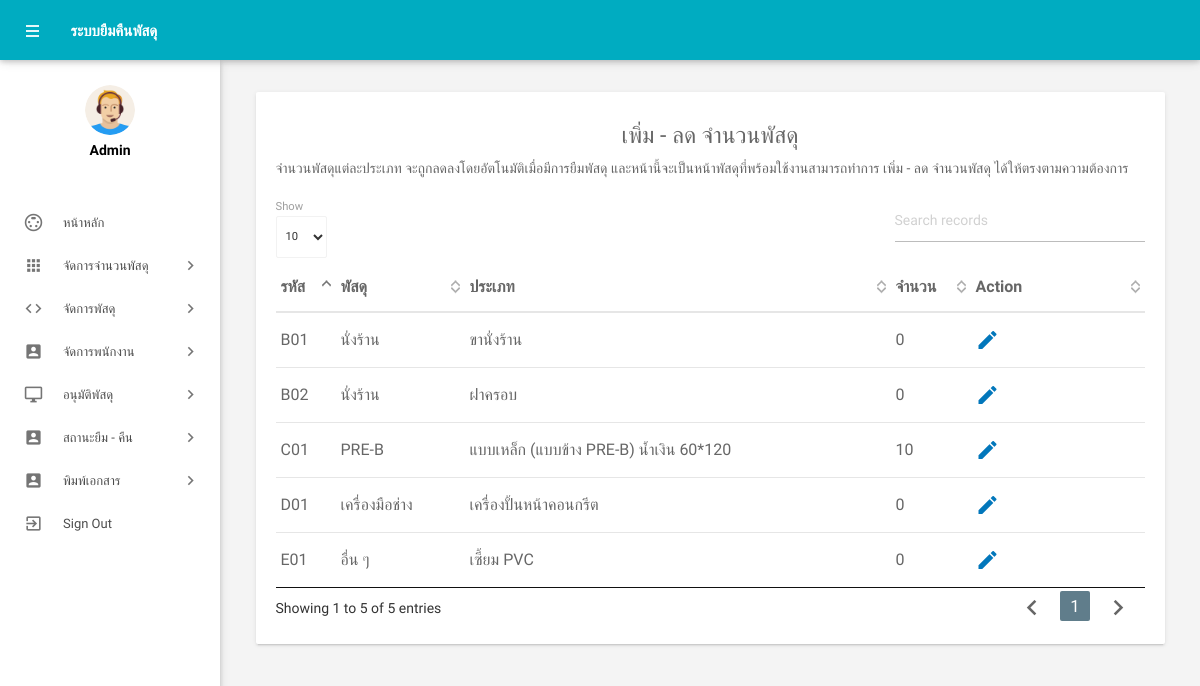
The app's page /admin/addamountpercel.php (signed in) with its own data.
### tables this page shows
CREATE TABLE `tbtypepercel` (
  `TypePercelIdAuto` int(8) NOT NULL,
  `TypePercelId` varchar(15) NOT NULL,
  `TypePercelName` varchar(255) NOT NULL,
  `typePercelAmount` int(11) NOT NULL,
  `PercelIdAuto` int(11) NOT NULL
);

CREATE TABLE `tbpercel` (
  `PercelName` varchar(80) NOT NULL,
  `PercelIdAuto` int(4) NOT NULL,
  `PercelId` varchar(15) NOT NULL
);

### admin/addamountpercel.php (the view, shortened to what this page needs)
<?php
include('includes/config.php');
if (strlen($_SESSION['alogin']) == 0) {
    header('location:index.php');
} else {
?>
    <!DOCTYPE html>
    <html lang="en">
    <head>
        <link type="text/css" rel="stylesheet" href="../assets/plugins/materialize/css/materialize.min.css" />
        <link href="../assets/plugins/material-preloader/css/materialPreloader.min.css" rel="stylesheet">
        <link href="../assets/plugins/datatables/css/jquery.dataTables.min.css" rel="stylesheet">
        <link href="../assets/css/alpha.min.css" rel="stylesheet" type="text/css" />
        <link href="../assets/css/custom.css" rel="stylesheet" type="text/css" />
    </head>
    <body>
        <?php include('includes/header.php'); ?>
        <?php include('includes/sidebar.php'); ?>
        <main class="mn-inner">
            <div class="row">
                <div class="col s12 m12 l12">
                    <div class="card">
                        <div class="card-content">
                            <h5 style="text-align:center;">เพิ่ม - ลด จำนวนพัสดุ</h5>
                            <p style="margin-bottom:20px;">
                            จำนวนพัสดุแต่ละประเภท จะถูกลดลงโดยอัตโนมัติเมื่อมีการยืมพัสดุ และหน้านี้จะเป็นหน้าพัสดุที่พร้อมใช้งานสามารถทำการ เพิ่ม - ลด จำนวนพัสดุ ได้ให้ตรงตามความต้องการ
                            </p>
                            <table id="example" class="display responsive-table">
                                <thead>
                                    <tr>
                                        <th>รหัส</th>
                                        <th>พัสดุ</th>
                                        <th>ประเภท</th>
                                        <th>จำนวน</th>
                                        <th>Action</th>
                                    </tr>
                                </thead>
                                <tbody>
                                    <?php $sql = "SELECT a.typePercelAmount,a.TypePercelName,a.TypePercelIdAuto,a.TypePercelId,b.PercelName FROM tbtypepercel as a INNER JOIN tbpercel as b ON a.PercelIdAuto = b.PercelIdAuto;";
                                    $query = $dbh->prepare($sql);
                                    $query->execute();
                                    $results = $query->fetchAll(PDO::FETCH_OBJ);
                                    if ($query->rowCount() > 0) {
                                        foreach ($results as $result) {               ?>
                                            <tr>
                                                <td> <?php echo htmlentities($result->TypePercelId); ?></td>
                                                <td><?php echo htmlentities($result->PercelName); ?></td>
                                                <td><?php echo htmlentities($result->TypePercelName); ?></td>
                                                <td><?php echo htmlentities($result->typePercelAmount); ?></td>
                                                <td>
                                                    <a href="updateAmount.php?id=<?php echo $result->TypePercelIdAuto;  ?>"><i class="material-icons">mode_edit</i></a>
                                                </td>
                                            </tr>
                                    <?php
                                        }
                                    } ?>
                                </tbody>
                            </table>
                        </div>
                    </div>
                </div>
            </div>
        </main>
        </div>
        <div class="left-sidebar-hover"></div>
    </body>
    </html>
<?php } ?>

### admin/addamountpercel.php (style rules this page uses)
body { font-family: 'IBM Plex Sans Thai Looped', sans-serif; }

### records on screen
tbtypepercel: TypePercelId "B01", PercelIdAuto.PercelName "นั่งร้าน", TypePercelName "ขานั่งร้าน", typePercelAmount "0"
tbtypepercel: TypePercelId "C01", PercelIdAuto.PercelName "PRE-B", TypePercelName "แบบเหล็ก (แบบข้าง PRE-B) น้ำเงิน 60*120", typePercelAmount "10"
tbtypepercel: TypePercelId "D01", PercelIdAuto.PercelName "เครื่องมือช่าง", TypePercelName "เครื่องปั้นหน้าคอนกรีต", typePercelAmount "0"
tbtypepercel: TypePercelId "E01", PercelIdAuto.PercelName "อื่น ๆ", TypePercelName "เซี้ยม PVC", typePercelAmount "0"
tbtypepercel: TypePercelId "B02", PercelIdAuto.PercelName "นั่งร้าน", TypePercelName "ฝาครอบ", typePercelAmount "0"
